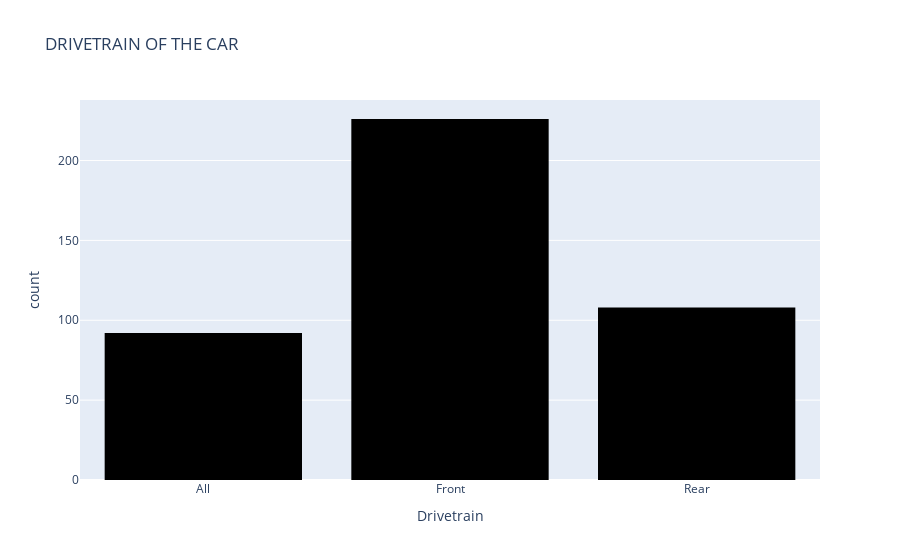

The cell this chart's notebook holds for it:
### Code cell
fig = px.histogram(car_df, x = "DriveTrain",
                  labels = {"DriveTrain":"Drivetrain"},
                  title = "DRIVETRAIN OF THE CAR",
                  color_discrete_sequence = ["BLACK"])
                  
fig.show()

### Figure 1 — Plotly figure (JSON) as saved in the notebook; plotly's stock layout.template omitted (floating-point values rounded to 4 significant figures; data arrays with more than 128 entries replaced by an {"elided": "..."} marker saying what was removed)
{"data": [{"alignmentgroup": "True", "bingroup": "x", "hovertemplate": "Drivetrain=%{x}<br>count=%{y}<extra></extra>", "legendgroup": "", "marker": {"color": "BLACK", "pattern": {"shape": ""}}, "name": "", "offsetgroup": "", "orientation": "v", "showlegend": false, "type": "histogram", "x": {"elided": "426 str values"}, "xaxis": "x", "yaxis": "y"}], "layout": {"barmode": "relative", "legend": {"tracegroupgap": 0}, "title": {"text": "DRIVETRAIN OF THE CAR"}, "xaxis": {"anchor": "y", "domain": [0, 1], "title": {"text": "Drivetrain"}}, "yaxis": {"anchor": "x", "domain": [0, 1], "title": {"text": "count"}}}}
